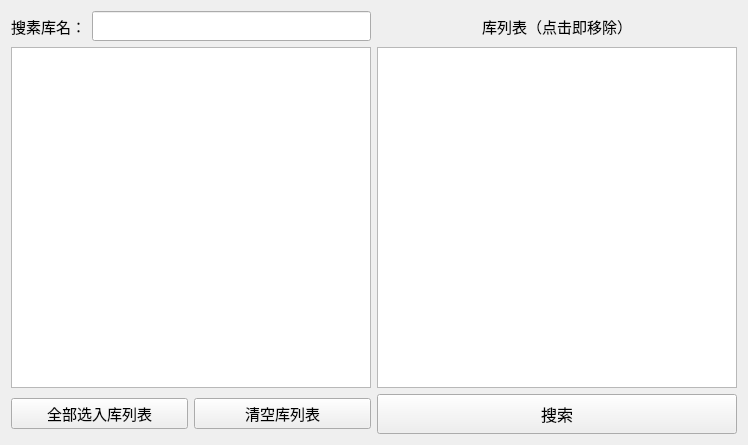
<?xml version="1.0" encoding="UTF-8"?>
<ui version="4.0">
 <class>search_multi_kl_widget</class>
 <widget class="QWidget" name="search_multi_kl_widget">
  <property name="geometry">
   <rect>
    <x>0</x>
    <y>0</y>
    <width>748</width>
    <height>445</height>
   </rect>
  </property>
  <property name="windowTitle">
   <string>Form</string>
  </property>
  <layout class="QGridLayout" name="gridLayout">
   <item row="0" column="0">
    <layout class="QVBoxLayout" name="verticalLayout_2">
     <item>
      <layout class="QHBoxLayout" name="horizontalLayout_3">
       <item>
        <widget class="QLabel" name="label_2">
         <property name="minimumSize">
          <size>
           <width>0</width>
           <height>30</height>
          </size>
         </property>
         <property name="font">
          <font>
           <pointsize>11</pointsize>
          </font>
         </property>
         <property name="text">
          <string>搜素库名：</string>
         </property>
        </widget>
       </item>
       <item>
        <widget class="QLineEdit" name="search_text">
         <property name="minimumSize">
          <size>
           <width>0</width>
           <height>30</height>
          </size>
         </property>
        </widget>
       </item>
      </layout>
     </item>
     <item>
      <widget class="QListWidget" name="show_listWidget_2"/>
     </item>
    </layout>
   </item>
   <item row="0" column="1">
    <layout class="QVBoxLayout" name="verticalLayout">
     <item>
      <layout class="QHBoxLayout" name="horizontalLayout">
       <item>
        <spacer name="horizontalSpacer">
         <property name="orientation">
          <enum>Qt::Orientation::Horizontal</enum>
         </property>
         <property name="sizeHint" stdset="0">
          <size>
           <width>40</width>
           <height>20</height>
          </size>
         </property>
        </spacer>
       </item>
       <item>
        <widget class="QLabel" name="label">
         <property name="minimumSize">
          <size>
           <width>0</width>
           <height>30</height>
          </size>
         </property>
         <property name="font">
          <font>
           <pointsize>11</pointsize>
          </font>
         </property>
         <property name="text">
          <string>库列表（点击即移除）</string>
         </property>
        </widget>
       </item>
       <item>
        <spacer name="horizontalSpacer_2">
         <property name="orientation">
          <enum>Qt::Orientation::Horizontal</enum>
         </property>
         <property name="sizeHint" stdset="0">
          <size>
           <width>40</width>
           <height>20</height>
          </size>
         </property>
        </spacer>
       </item>
      </layout>
     </item>
     <item>
      <widget class="QListWidget" name="show_listWidget"/>
     </item>
    </layout>
   </item>
   <item row="1" column="0">
    <layout class="QHBoxLayout" name="horizontalLayout_2">
     <item>
      <widget class="QPushButton" name="pushButton">
       <property name="minimumSize">
        <size>
         <width>0</width>
         <height>30</height>
        </size>
       </property>
       <property name="sizeIncrement">
        <size>
         <width>0</width>
         <height>30</height>
        </size>
       </property>
       <property name="font">
        <font>
         <pointsize>11</pointsize>
        </font>
       </property>
       <property name="text">
        <string>全部选入库列表</string>
       </property>
      </widget>
     </item>
     <item>
      <widget class="QPushButton" name="pushButton_3">
       <property name="minimumSize">
        <size>
         <width>0</width>
         <height>30</height>
        </size>
       </property>
       <property name="font">
        <font>
         <pointsize>11</pointsize>
        </font>
       </property>
       <property name="text">
        <string>清空库列表</string>
       </property>
      </widget>
     </item>
    </layout>
   </item>
   <item row="1" column="1">
    <widget class="QPushButton" name="pushButton_2">
     <property name="minimumSize">
      <size>
       <width>0</width>
       <height>40</height>
      </size>
     </property>
     <property name="font">
      <font>
       <pointsize>12</pointsize>
      </font>
     </property>
     <property name="cursor">
      <cursorShape>ArrowCursor</cursorShape>
     </property>
     <property name="text">
      <string>搜索</string>
     </property>
    </widget>
   </item>
  </layout>
 </widget>
 <resources/>
 <connections/>
</ui>
